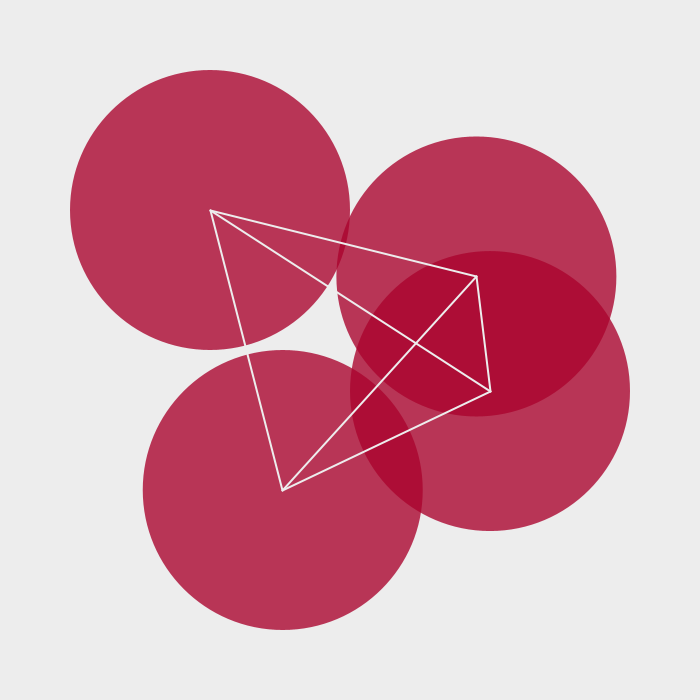
Frame 1 (no input)
Frame 60 (the mouse pressed at the canvas centre just before this capture): identical to frame 1, image omitted
Frame 120 (the mouse held since frame 60 and released just before this capture): identical to frame 1, image omitted

The Processing sketch that drew this single still picture (run headless with seeded random() and noise(); from frame 60 on, the mouse is pressed at the canvas centre):

// Processing sketch: processing_143106
// ── processing_143106.pde


/*----------------------------------
 
 Copyright by Diana Lange 2014
 Don't use without any permission
 
 This sketch is based on:
 #497 Four touching spheres form a tetrahedron
 http://geometrydaily.tumblr.com/post/57063952893/497-four-touching-spheres-form-a-tetrahedron
 
 mail: kontakt@diana-lange.de
 web: diana-lange.de
 facebook: https://www.facebook.com/DianaLangeDesign
 flickr: http://www.flickr.com/photos/dianalange/collections/
 tumblr: http://dianalange.tumblr.com/
 twitter: http://twitter.com/DianaOnTheRoad
 --------------------------------------*/


int margin;
int res = 4;
float d;
float zoom = 1;
int W, H;

float [] xpos;
float [] ypos;

void setup ()
{
  size (700, 700);
  smooth();
  margin = width /10;
  d = 0.5*(width-2*margin);
  zoom =1;
  res = 4;
  W = H = (width-2*margin);

  frameRate (30);

  createArray();
  fillArray();
}

void createArray ()
{
  xpos = new float [res];
  ypos = new float [res];
}

void fillArray ()
{
  float x = 0, y = 0;
  for (int i = 0; i < res; i++)
  {
    if (i == 0) 
    {
      x = -W/2+d/2;
      y = -H/2+d/2;
    }
    else if (i == 1) 
    {
      x = W/2 - d/2;
      y = random (-W/2 + d/2, H/2-d/2);
    }
    else if (i == 2)
    {
      y = H/2-d/2;
      x = random (-H/2+d/2, H/2-d/2);
    }
    else 
    {
      x = random (-H/2+d/2, H/2-d/2);
      y = random (-W/2 + d/2, H/2-d/2);
    }
    xpos [i] = x;
    ypos [i] = y;
  }
}


void draw ()
{
  background (237);

  translate (margin+W/2, margin+H/2);
  scale (zoom);


  fill (#AA022C, 200);
  noStroke();
  for (int i = 0; i < res; i++)
  { 
    ellipse (xpos [i], ypos [i], d, d);
  }

  strokeWeight (2);
  stroke (237);
  for (int i = 0; i < res; i++)
  {
    for (int j = i+1; j < res; j++)
    {
      line (xpos [i], ypos [i], xpos [j], ypos [j]);
    }
  }
}


void mouseDragged ()
{
  if (mouseButton == LEFT) d = map (mouseX, 0, width, 5, (width-2*margin) * 0.6667);
  else zoom = map (mouseY, 0, height, 0.5, 3);
}


void keyPressed ()
{
  if (key == '+')
  {
    res++;
    createArray();
    fillArray();
  }

  if (key == '-' && res > 4)
  {
    res--;
    createArray();
    fillArray();
  }

  if (key == ' ' ) fillArray();

  if (key == 'p') setup();
}
